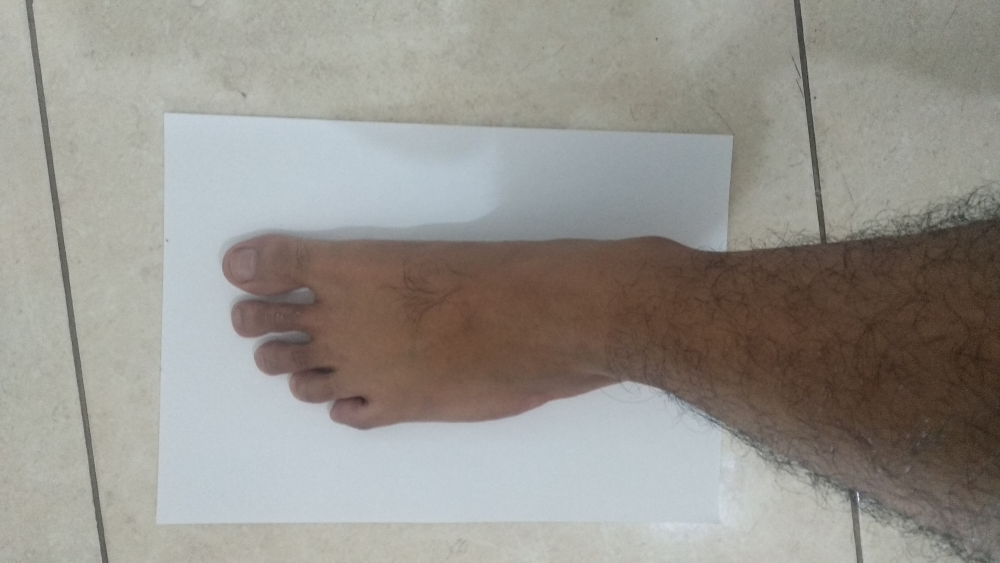
#> input picture example.jpg, 4000 x 2250 px (shown at 1/4 size)
$ python -i imgProcessing.py   (imports and definitions only)
#> lines starting #> are read from the running program, lines starting #| are printed output that depends on the picture; after the words box and inside, x2 and y2 are one past the last pixel; in counts of white or black regions, pixels touching at a corner belong together
# Import Modules

import cv2
import numpy as np
from sklearn.cluster import KMeans
import random as rng


#data preprocess
def preprocess_img(img):

    img = cv2.cvtColor(img, cv2.COLOR_RGB2HSV)

    img = cv2.GaussianBlur(img, (9, 9), 0)
    img = img/255

    return img

# crop image
def cropOrig(bRect, oimg):
    # x (Horizontal), y (Vertical Downwards) are start coordinates
    # img.shape[0] = height of image
    # img.shape[1] = width of image

    x,y,w,h = bRect

    print(x,y,w,h)
    pcropedImg = oimg[y:y+h,x:x+w]

    x1, y1, w1, h1 = 0, 0, pcropedImg.shape[1], pcropedImg.shape[0]

    y2 = int(h1/10)

    x2 = int(w1/10)

    crop1 = pcropedImg[y1+y2:h1-y2,x1+x2:w1-x2]

    #cv2_imshow(crop1)

    ix, iy, iw, ih = x+x2, y+y2, crop1.shape[1], crop1.shape[0]

    croppedImg = oimg[iy:iy+ih,ix:ix+iw]

    return croppedImg, pcropedImg

# overlay Image
def overlayImage(croppedImg, pcropedImg):


    x1, y1, w1, h1 = 0, 0, pcropedImg.shape[1], pcropedImg.shape[0]

    y2 = int(h1/10)

    x2 = int(w1/10)

    new_image = np.zeros((pcropedImg.shape[0], pcropedImg.shape[1], 3), np.uint8)
    new_image[:, 0:pcropedImg.shape[1]] = (255, 0, 0) # (B, G, R)

    new_image[ y1+y2:y1+y2+croppedImg.shape[0], x1+x2:x1+x2+croppedImg.shape[1]] = croppedImg

    return new_image


def kMeans_cluster(img):

    # For clustering the image using k-means, we first need to convert it into a 2-dimensional array
    # (H*W, N) N is channel = 3
    image_2D = img.reshape(img.shape[0]*img.shape[1], img.shape[2])

    # tweak the cluster size and see what happens to the Output
    kmeans = KMeans(n_clusters=2, random_state=0).fit(image_2D)
    clustOut = kmeans.cluster_centers_[kmeans.labels_]

    # Reshape back the image from 2D to 3D image
    clustered_3D = clustOut.reshape(img.shape[0], img.shape[1], img.shape[2])

    clusteredImg = np.uint8(clustered_3D*255)

    return clusteredImg

def drawCnt(bRect, contours, cntPoly, img):

    drawing = np.zeros((img.shape[0], img.shape[1], 3), dtype=np.uint8)


    paperbb = bRect

    for i in range(len(contours)):
      color = (rng.randint(0,256), rng.randint(0,256), rng.randint(0,256))
      cv2.drawContours(drawing, cntPoly, i, color)
      #cv2.rectangle(drawing, (int(boundRect[i][0]), int(boundRect[i][1])), \
              #(int(boundRect[i][0]+boundRect[i][2]), int(boundRect[i][1]+boundRect[i][3])), color, 2)
    cv2.rectangle(drawing, (int(paperbb[0]), int(paperbb[1])), \
              (int(paperbb[0]+paperbb[2]), int(paperbb[1]+paperbb[3])), color, 2)

    return drawing

def edgeDetection(clusteredImage):
  #gray = cv2.cvtColor(hsvImage, cv2.COLOR_BGR2GRAY)
  edged1 = cv2.Canny(clusteredImage, 0, 255)
  edged = cv2.dilate(edged1, None, iterations=1)
  edged = cv2.erode(edged, None, iterations=1)
  return edged

def getBoundingBox(img):

    contours, _ = cv2.findContours(img, cv2.RETR_TREE, cv2.CHAIN_APPROX_SIMPLE)

    #print(len(contours))
    contours = sorted(contours, key=lambda x: cv2.contourArea(x), reverse=True)


    contours_poly = [None]*len(contours)
    boundRect = [None]*len(contours)

    for i, c in enumerate(contours):
        contours_poly[i] = cv2.approxPolyDP(c, 3, True)
        boundRect[i] = cv2.boundingRect(contours_poly[i])

    return boundRect, contours, contours_poly, img
""" Data Preprocessing ends here """


def calcFeetSize(pcropedImg, fboundRect):
  x1, y1, w1, h1 = 0, 0, pcropedImg.shape[1], pcropedImg.shape[0]

  y2 = int(h1/10)

  x2 = int(w1/10)

  fh = y2 + fboundRect[2][3]
  fw = x2 + fboundRect[2][2]
  ph = pcropedImg.shape[0]
  pw = pcropedImg.shape[1]

# [5 lines of commented-out code are left out]

  opw = 210
  oph = 297

  ofs = 0.0

  if fw>fh:
    ofs = (oph/pw)*fw
  else :
    ofs = (oph/ph)*fh

  return ofs


def process_image(oimg):
    pre_img = preprocess_img(oimg)
    clusteredImg = kMeans_cluster(pre_img)
    edgedImg = edgeDetection(clusteredImg)
    boundRect, contours, contours_poly, img = getBoundingBox(edgedImg)
    croppedImg, pcropedImg = cropOrig(boundRect[1], clusteredImg)
    newImg = overlayImage(croppedImg, pcropedImg)
    fedged = edgeDetection(newImg)
    fboundRect, fcnt, fcntpoly, fimg = getBoundingBox(fedged)
    result = calcFeetSize(pcropedImg, fboundRect)/10

    return result

>>> import cv2
>>> picture = cv2.cvtColor(cv2.imread('../example.jpg'), cv2.COLOR_BGR2RGB)
>>> result = process_image(picture)
#> in preprocess_img, `img = cv2.cvtColor(img, cv2.COLOR_RGB2HSV)`: img: shape (2250, 4000, 3); mean H, S, V 45.1, 35.2, 154.8
#> in preprocess_img, `img = cv2.GaussianBlur(img, (9, 9), 0)`: img: shape (2250, 4000, 3); mean H, S, V 45.1, 35.2, 154.8
#> in preprocess_img, `img = img/255`: img: shape (2250, 4000, 3) float64; mean H, S, V 0.177, 0.138, 0.607
#> in kMeans_cluster, `clustered_3D = clustOut.reshape(img.shape[0], img.shape[1], img.shape[..`: clustered_3D: shape (2250, 4000, 3) float64; mean H, S, V 0.177, 0.138, 0.607
#> in kMeans_cluster, `clusteredImg = np.uint8(clustered_3D*255)`: clusteredImg: shape (2250, 4000, 3); mean H, S, V 44.5, 34.5, 154.3
#> in edgeDetection, `edged1 = cv2.Canny(clusteredImage, 0, 255)`:
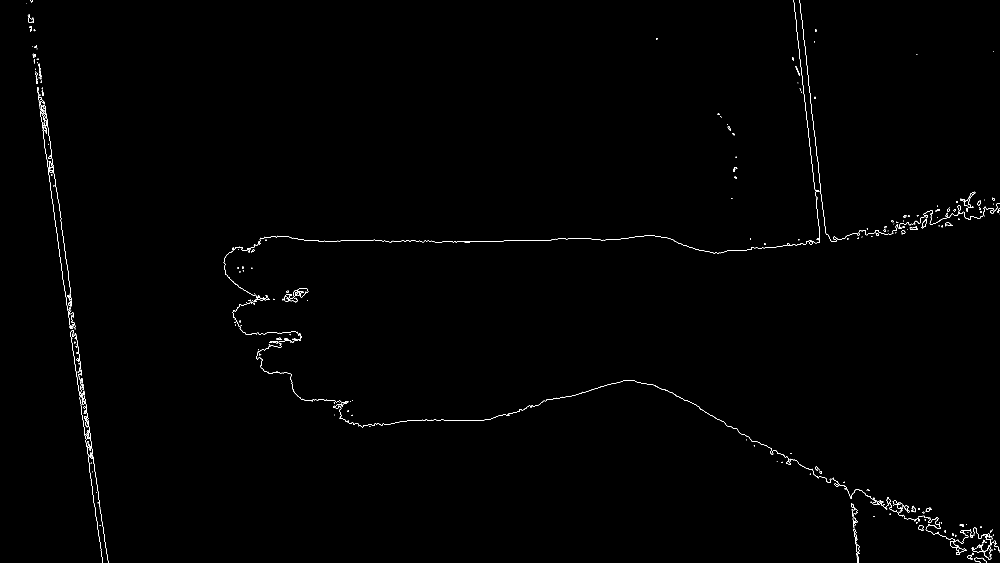
#> edged1: shape (2250, 4000) (shown at 1/4 size); 0.27% white in thin lines or dots
#> in edgeDetection, `edged = cv2.dilate(edged1, None, iterations=1)`:
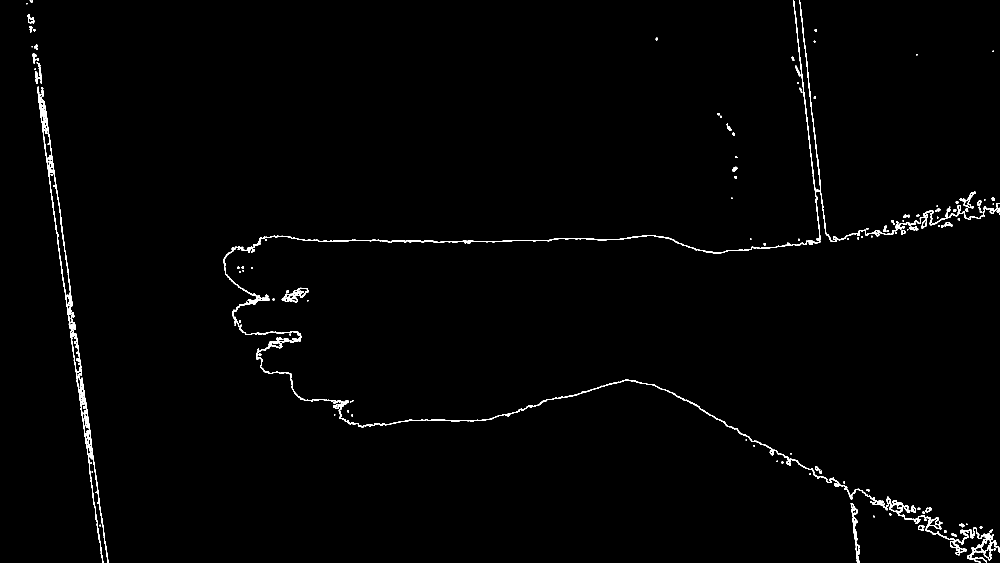
#> edged: shape (2250, 4000) (shown at 1/4 size); 0.9% white; 197 white regions (11 under 20 px), largest, box (x1, y1, x2, y2) and area: (894, 0, 4000, 2221) 36329, (152, 377, 303, 1318) 8858, (281, 1319, 434, 2250) 8655
#> in edgeDetection, `edged = cv2.erode(edged, None, iterations=1)`: edged: shape (2250, 4000); 0.31% white in thin lines or dots
#> in getBoundingBox, `contours, _ = cv2.findContours(img, cv2.RETR_TREE, cv2.CHAIN_APPROX_SI..`: contours = 379 contours, 150 with area under 20; largest, box (x1, y1, x2, y2) and area: (282, 1320, 433, 2250) 9464, (282, 1320, 337, 1583) 4209, (153, 378, 301, 1316) 3632, (319, 1587, 367, 1790) 3282, (895, 0, 3618, 2070) 1916
#> in getBoundingBox, `contours_poly = [None]*len(contours)`: contours_poly = 379 items
#> after the loop in getBoundingBox, `for i, c in enumerate(contours):`: boundRect = 379 items, first 6: (282, 1320, 151, 930), (282, 1320, 55, 263), (153, 378, 147, 938), (321, 1587, 46, 202), (896, 0, 2722, 2070), (3618, 2063, 382, 157); contours_poly = 379 contours, 234 with area under 20; largest, box (x1, y1, x2, y2) and area: (282, 1320, 433, 2250) 9334, (282, 1320, 337, 1583) 4471, (153, 378, 300, 1316) 4296, (321, 1587, 367, 1789) 3403, (3618, 2063, 4000, 2220) 1728
#> in cropOrig, `pcropedImg = oimg[y:y+h,x:x+w]`: pcropedImg: shape (263, 55, 3); mean H, S, V 43.3, 36.3, 152.2
#> in cropOrig, `crop1 = pcropedImg[y1+y2:h1-y2,x1+x2:w1-x2]`: crop1: shape (211, 45, 3); mean H, S, V 39, 42.6, 144.7
#> in overlayImage, `new_image[ y1+y2:y1+y2+croppedImg.shape[0], x1+x2:x1+x2+croppedImg.sha..`: new_image: shape (263, 55, 3); mean H, S, V 113.2, 28, 95
#> in edgeDetection (call 2), `edged1 = cv2.Canny(clusteredImage, 0, 255)`:
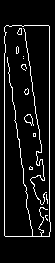
#> edged1: shape (263, 55); 7.7% white in thin lines or dots, all inside (x1, y1, x2, y2) = (4, 25, 51, 237)
#> in edgeDetection (call 2), `edged = cv2.dilate(edged1, None, iterations=1)`:
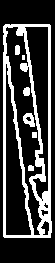
#> edged: shape (263, 55); 24.6% white; 7 white regions (1 under 20 px), largest, box (x1, y1, x2, y2) and area: (3, 24, 52, 238) 3266, (23, 113, 35, 127) 108, (23, 87, 30, 96) 54, (15, 45, 20, 55) 47, (28, 165, 34, 171) 33, (32, 132, 37, 138) 30
#> in edgeDetection (call 2), `edged = cv2.erode(edged, None, iterations=1)`:
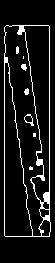
#> edged: shape (263, 55); 9% white in thin lines or dots, all inside (x1, y1, x2, y2) = (4, 25, 51, 237)
#> in getBoundingBox (call 2), `contours, _ = cv2.findContours(img, cv2.RETR_TREE, cv2.CHAIN_APPROX_SI..`: contours = 15 contours, 5 with area under 20; largest, box (x1, y1, x2, y2) and area: (4, 25, 51, 237) 9486, (4, 25, 44, 237) 3694, (4, 62, 33, 237) 2697, (23, 25, 50, 203) 2606, (39, 219, 51, 237) 140
#> the loop in getBoundingBox (call 2), `for i, c in enumerate(contours):` made 15 passes
#> c on passes 14 to 15: [[33, 133], [33, 136], [35, 136], [35, 133]], [[23, 56], [23, 58]]
#> after the loop in getBoundingBox (call 2), `for i, c in enumerate(contours):`: boundRect = [(4, 25, 46, 212), (4, 25, 40, 212), (4, 62, 28, 175), (24, 25, 26, 178), (39, 219, 12, 18), (39, 209, 11, 9), (25, 114, 9, 12), (24, 115, 9, 8), (42, 201, 8, 9), (22, 64, 4, 7), (25, 88, 3, 7), (16, 46, 2, 8), (30, 166, 3, 4), (33, 133, 3, 4), (23, 56, 1, 1)]; contours_poly = 15 contours, 6 with area under 20; largest, box (x1, y1, x2, y2) and area: (4, 25, 50, 237) 9241, (4, 25, 44, 237) 3781, (4, 62, 32, 237) 2619, (24, 25, 50, 203) 2548, (39, 219, 51, 237) 116
#> in process_image, `fboundRect, fcnt, fcntpoly, fimg = getBoundingBox(fedged)`: fboundRect has the same summary as boundRect in getBoundingBox; fcnt has the same summary as contours in getBoundingBox; fcntpoly has the same summary as contours_poly in getBoundingBox
#> in calcFeetSize, `fh = y2 + fboundRect[2][3]`: fh = 201
#> in calcFeetSize, `fw = x2 + fboundRect[2][2]`: fw = 33
#> in calcFeetSize, `ofs = (oph/ph)*fh`: ofs = 227
#> in process_image, `result = calcFeetSize(pcropedImg, fboundRect)/10`: result = 22.7
#> result = 22.7
